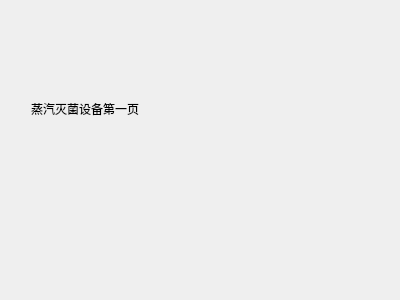
<?xml version="1.0" encoding="UTF-8"?>
<ui version="4.0">
 <class>ZQMJ</class>
 <widget class="QWidget" name="ZQMJ">
  <property name="geometry">
   <rect>
    <x>0</x>
    <y>0</y>
    <width>400</width>
    <height>300</height>
   </rect>
  </property>
  <property name="windowTitle">
   <string>Form</string>
  </property>
  <layout class="QGridLayout" name="gridLayout">
   <item row="0" column="0">
    <widget class="QStackedWidget" name="stackedWidget">
     <widget class="QWidget" name="page">
      <widget class="QLabel" name="label">
       <property name="geometry">
        <rect>
         <x>20</x>
         <y>90</y>
         <width>181</width>
         <height>16</height>
        </rect>
       </property>
       <property name="text">
        <string>蒸汽灭菌设备第一页</string>
       </property>
      </widget>
     </widget>
     <widget class="QWidget" name="page_2">
      <widget class="QLabel" name="label_2">
       <property name="geometry">
        <rect>
         <x>110</x>
         <y>120</y>
         <width>181</width>
         <height>16</height>
        </rect>
       </property>
       <property name="text">
        <string>蒸汽灭菌设备第二页</string>
       </property>
      </widget>
     </widget>
    </widget>
   </item>
  </layout>
 </widget>
 <resources/>
 <connections/>
</ui>
